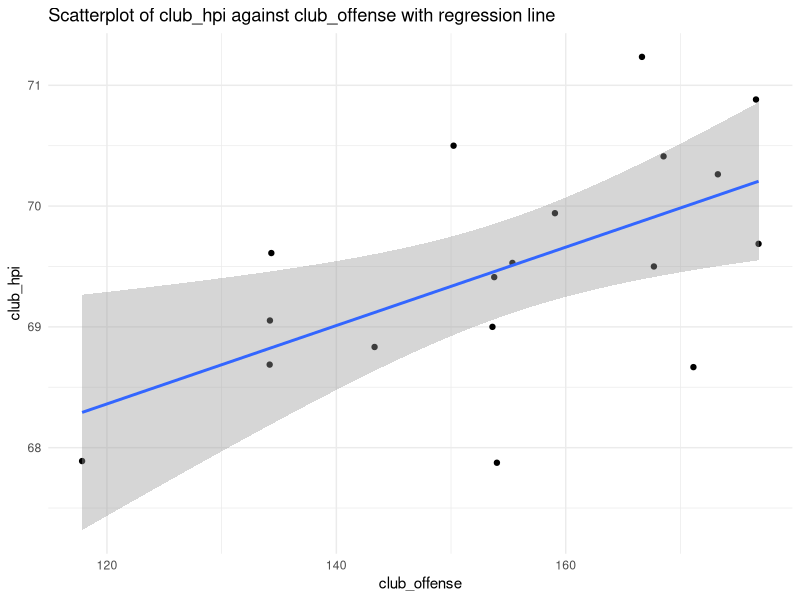
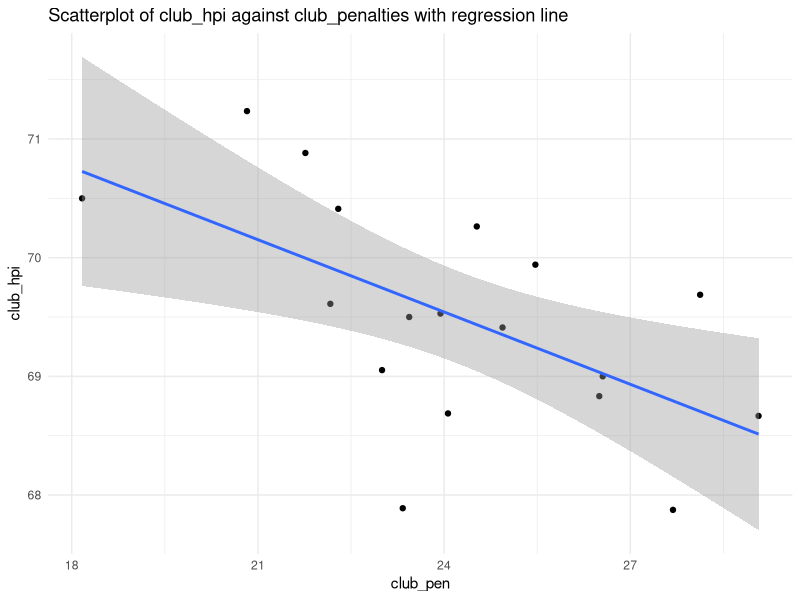
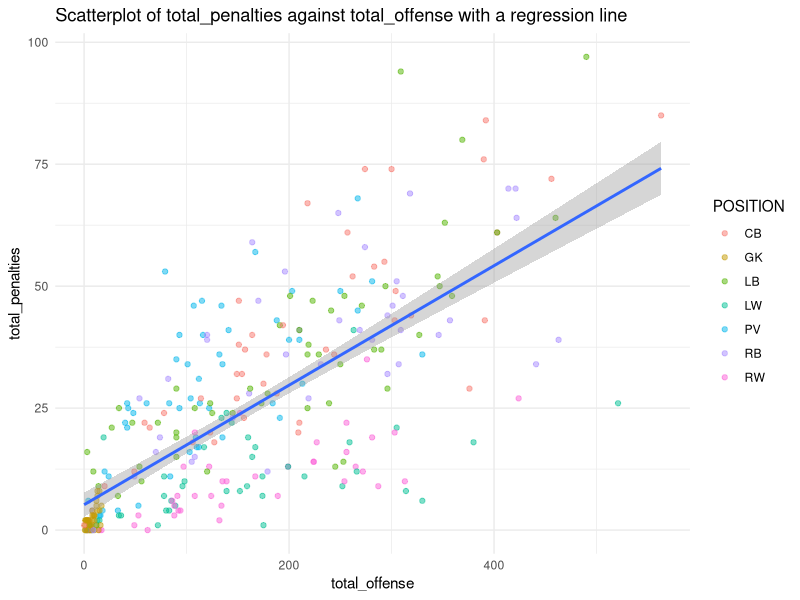

These figures' R source, in order:
## ---- chunk 1
library(tidyverse)
library(readr)
library(modelr)
library(broom)
library(stringr)
## ---- chunk 2
handball_clean <- read_csv("handball_bundesliga_23.csv")
## ---- chunk 3
mod <- lm(HPI ~ total_penalties, data=handball_clean)

newx <- data.frame(total_penalties=30)

predict(mod, newx,interval="confidence", level = 0.98)
## ---- chunk 4
mod <- lm(HPI ~ total_penalties, data=handball_clean)

newx <- data.frame(total_penalties=30)

predict(mod, newx,interval="prediction", level = 0.98)
## ---- chunk 5
#a&b)
mod_plot <- handball_clean |> group_by(CLUB) |> summarise(club_offense = mean(total_offense), club_pen = mean(total_penalties), club_hpi = mean(HPI))
#b)
ggplot(data = mod_plot, aes(x = club_offense, y = club_hpi)) +
  geom_point() +
  geom_smooth(method = "lm") + theme_minimal() + labs(title = "Scatterplot of club_hpi against club_offense with regression line")
#a)
ggplot(data = mod_plot, aes(x = club_pen, y = club_hpi)) +
  geom_point() +
  geom_smooth(method = "lm") + theme_minimal() + labs(title = "Scatterplot of club_hpi against club_penalties with regression line")
## ---- chunk 6
hpi_mod <- lm(HPI~total_offense+total_penalties, data=handball_clean)
summary(hpi_mod)
## ---- chunk 7
anovamod <- lm(HPI~total_offense+total_penalties, data=handball_clean)
summary(anovamod)
anova(anovamod)
## ---- chunk 8
ggplot(data = handball_clean, aes(x = total_offense, y = total_penalties)) + geom_point(alpha = 0.5, aes(colour = POSITION)) + theme_minimal() + geom_smooth(method = "lm") + labs(title = "Scatterplot of total_penalties against total_offense with a regression line")
## ---- chunk 9
cor(handball_clean$total_penalties, handball_clean$total_offense)
## ---- chunk 10
cor.test(handball_clean$total_offense, handball_clean$total_penalties)
